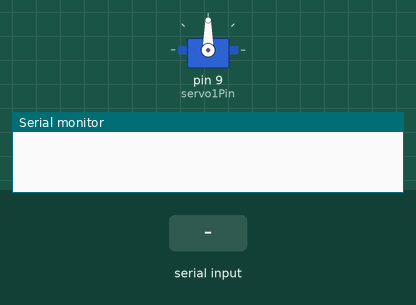
This sketch was run on a simulated Arduino Uno, built with avr-gcc and run on an emulated ATmega328P. Shown: servo, the last lines printed to the serial monitor. The test bench sets the inputs (shaded band).

Above: at 1.2 s.
1.3 s: "90,45\n" received over Serial
At 2.2 s:
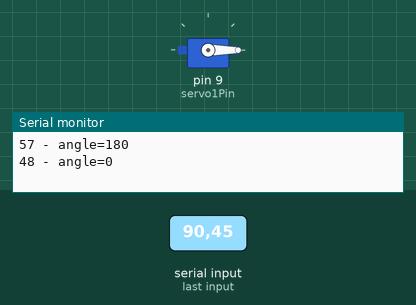
4.3 s: "30,150\n" received over Serial
At 4.7 s:
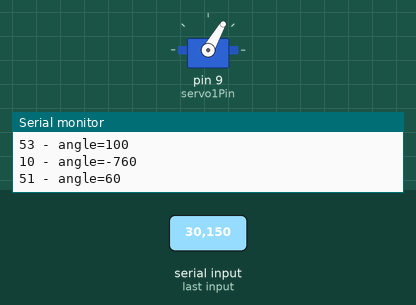
7.3 s: "200\n" received over Serial
At 8.1 s:
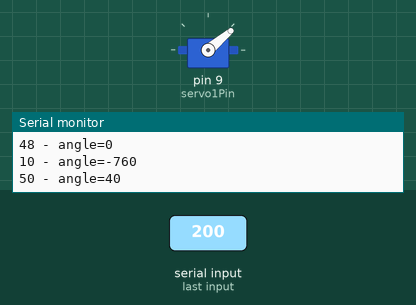
Timing chart, 0 to 10.3 s (numbered marks = the images above; inputs shaded):
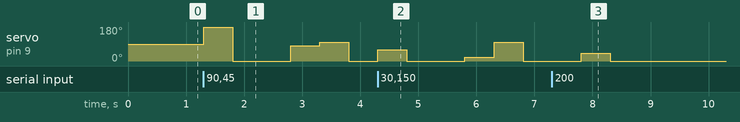

The sketch:

CSE-322-2202-lab14-task-2.ino
```cpp
#include<Servo.h>

Servo myservo1;
int servo1Pin=9;
int value;

void setup() {
  myservo1.attach(servo1Pin);
  Serial.begin(115200);
}

void loop() {
  if(Serial.available()>0)
  {
    value=Serial.read(); //Expecting something between 0-9
    Serial.print(value);
    value=value-48;
    value=value*20;
    Serial.print(" - angle=");
    Serial.println(value);
    myservo1.write(value);
    delay(500);
  }

}
```

Measured:
- after the input at 1.3 s, servo on pin 9 (servo1Pin): 90° → 180° at once, → 0° 0.50 s later, → 80° 1.0 s later, → 100° 0.50 s later, … (5 changes in this stretch)
- after the input at 4.3 s, servo on pin 9 (servo1Pin): 0° → 60° at once, → 0° 0.50 s later, → 20° 1.0 s later, → 100° 0.50 s later, … (5 changes in this stretch)
- after the input at 7.3 s, servo on pin 9 (servo1Pin): 0° → 40° after 0.51 s, → 0° 0.50 s later
